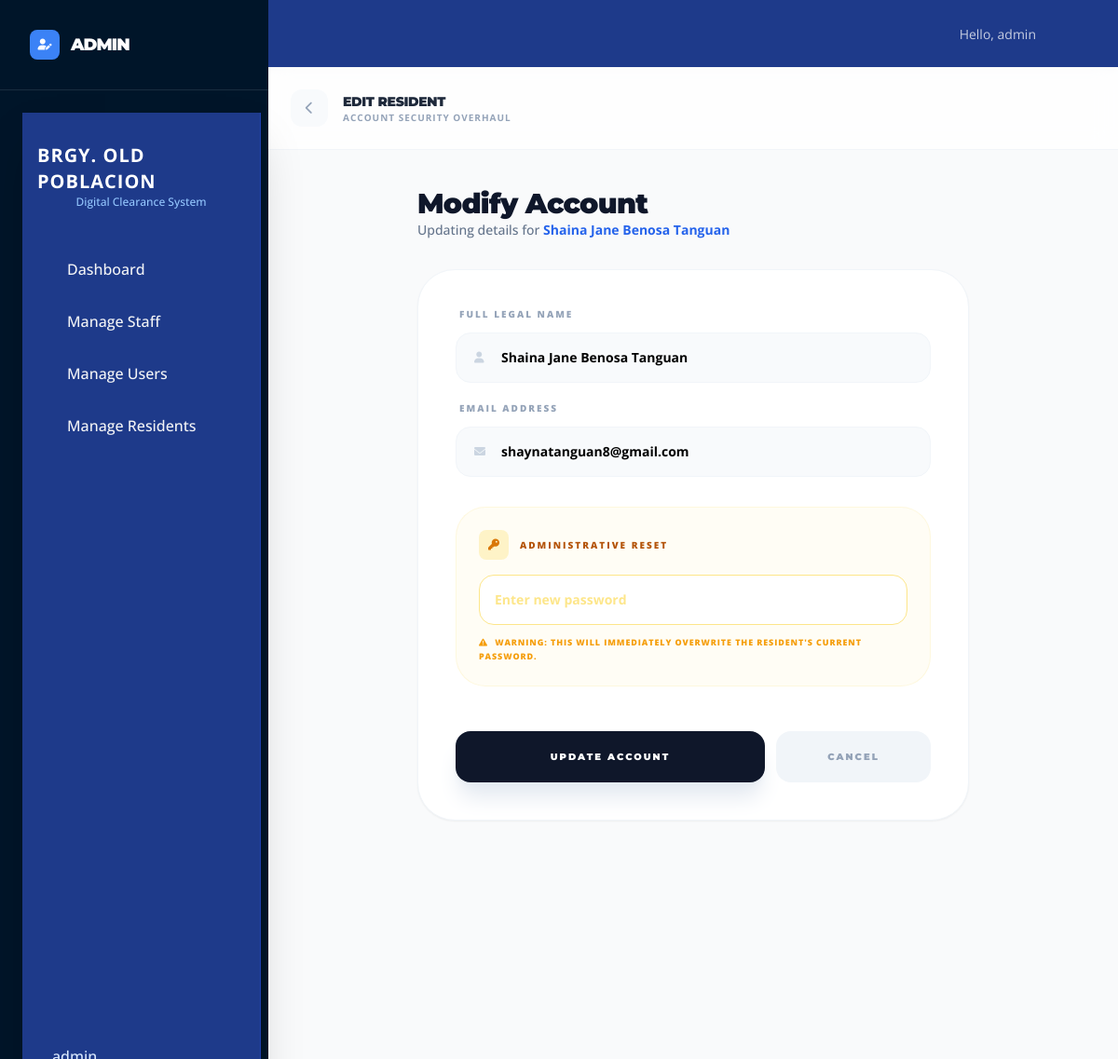
Screenshot of /admin/edit_resident.php?id=1 (signed in) with the database file from the repository.
### tables this page shows
CREATE TABLE `residents` (
  `id` int(11) NOT NULL,
  `full_name` varchar(100) NOT NULL,
  `email` varchar(100) NOT NULL,
  `password` varchar(255) NOT NULL,
  `contact_no` varchar(20) DEFAULT NULL,
  `address` text DEFAULT NULL,
  `created_at` timestamp NOT NULL DEFAULT current_timestamp()
);

### admin/edit_resident.php (the view, shortened to what this page needs)
<?php
require_once('../includes/config.php');
include('../includes/header.php');
$id = isset($_GET['id']) ? intval($_GET['id']) : 0;
$resident_query = $conn->prepare("SELECT * FROM residents WHERE id = ?");
$resident_query->bind_param("i", $id);
$resident_query->execute();
$resident = $resident_query->get_result()->fetch_assoc();
?>
<!DOCTYPE html>
<html lang="en">
<head>
    <script src="https://cdn.tailwindcss.com"></script>
    <link href="https://cdnjs.cloudflare.com/ajax/libs/font-awesome/6.0.0/css/all.min.css" rel="stylesheet">
</head>
<body class="bg-[#F8FAFC] antialiased text-slate-900">
    <aside class="hidden lg:flex flex-col w-72 bg-[#001529] h-screen fixed left-0 top-0 text-white z-50">
        <div class="p-8 border-b border-white/10 flex items-center gap-3">
             <div class="w-8 h-8 bg-blue-500 rounded-lg flex items-center justify-center">
                <i class="fas fa-user-edit text-white text-xs"></i>
             </div>
             <h1 class="heading text-lg font-black tracking-tighter uppercase">ADMIN</h1>
        </div>
        <nav class="flex-1 p-6 space-y-2">
            <?php include('../includes/sidebar.php'); ?>
        </nav>
    </aside>
    <main class="lg:ml-72 min-h-screen flex flex-col pb-24 lg:pb-0">
        <header class="bg-white/80 backdrop-blur-md sticky top-0 z-40 border-b border-slate-100 p-4 md:p-6 flex items-center gap-4">
            <a href="manage_residents.php" class="h-10 w-10 flex items-center justify-center rounded-xl bg-slate-50 text-slate-400 hover:text-slate-900 transition-colors">
                <i class="fas fa-chevron-left text-sm"></i>
            </a>
            <div>
                <h2 class="heading text-sm font-black text-slate-800 uppercase tracking-tight">Edit Resident</h2>
                <p class="text-[10px] text-slate-400 font-bold uppercase tracking-widest">Account Security Overhaul</p>
            </div>
        </header>
        <div class="p-5 md:p-10 max-w-2xl mx-auto w-full">
            <div class="mb-8 text-center md:text-left">
                <h1 class="heading text-2xl md:text-3xl font-black text-slate-900 tracking-tight">Modify Account</h1>
                <p class="text-sm text-slate-500 font-medium">Updating details for <span class="text-blue-600 font-bold"><?php echo htmlspecialchars($resident['full_name']); ?></span></p>
            </div>
            <form action="" method="POST" class="bg-white p-6 md:p-10 rounded-[2.5rem] border border-slate-100 shadow-sm space-y-8">
                <div class="space-y-5">
                    <div>
                        <label class="block text-[10px] font-black uppercase text-slate-400 tracking-[0.2em] mb-3 px-1">Full Legal Name</label>
                        <div class="relative">
                            <i class="fas fa-user absolute left-5 top-1/2 -translate-y-1/2 text-slate-300 text-xs"></i>
                            <input type="text" name="full_name" value="<?php echo htmlspecialchars($resident['full_name']); ?>" required
                                   class="w-full pl-12 pr-5 py-4 bg-slate-50 border border-slate-100 rounded-2xl text-sm font-bold outline-none focus:ring-4 focus:ring-blue-500/5 transition-all">
                        </div>
                    </div>
                    <div>
                        <label class="block text-[10px] font-black uppercase text-slate-400 tracking-[0.2em] mb-3 px-1">Email Address</label>
                        <div class="relative">
                            <i class="fas fa-envelope absolute left-5 top-1/2 -translate-y-1/2 text-slate-300 text-xs"></i>
                            <input type="email" name="email" value="<?php echo htmlspecialchars($resident['email']); ?>" required
                                   class="w-full pl-12 pr-5 py-4 bg-slate-50 border border-slate-100 rounded-2xl text-sm font-bold outline-none focus:ring-4 focus:ring-blue-500/5 transition-all">
                        </div>
                    </div>
                </div>
                <div class="p-6 bg-amber-50/50 rounded-[2rem] border border-amber-100/50">
                    <div class="flex items-center gap-3 mb-4">
                        <div class="w-8 h-8 rounded-lg bg-amber-100 text-amber-600 flex items-center justify-center">
                            <i class="fas fa-key text-xs"></i>
                        </div>
                        <label class="block text-[10px] font-black uppercase text-amber-700 tracking-[0.2em]">Administrative Reset</label>
                    </div>
                    <input type="password" name="password" placeholder="Enter new password"
                           class="w-full p-4 bg-white border border-amber-200 rounded-2xl focus:ring-4 focus:ring-amber-500/10 outline-none text-sm font-bold placeholder:text-amber-200">
                    <p class="text-[9px] text-amber-500 mt-3 font-black uppercase tracking-widest leading-relaxed">
                        <i class="fas fa-exclamation-triangle mr-1"></i> Warning: This will immediately overwrite the resident's current password.
                    </p>
                </div>
                <div class="flex flex-col md:flex-row gap-3 pt-4">
                    <button type="submit" name="update_resident" class="flex-[2] bg-slate-900 text-white py-5 rounded-2xl heading text-[10px] font-black uppercase tracking-[0.2em] shadow-xl shadow-slate-200 active:scale-95 transition-all">
                        Update Account
                    </button>
                    <a href="manage_residents.php" class="flex-1 bg-slate-100 text-slate-400 py-5 rounded-2xl heading text-[10px] font-black uppercase tracking-[0.2em] text-center hover:bg-slate-200 transition-all">
                        Cancel
                    </a>
                </div>
            </form>
        </div>
    </main>
</body>
</html>

### admin/edit_resident.php (style rules this page uses)
body { font-family: 'Open Sans', sans-serif; -webkit-tap-highlight-color: transparent; }
.heading { font-family: 'Montserrat', sans-serif; }

### rows the page displays
residents: full_name "Shaina Jane Benosa Tanguan", email "shaynatanguan8@gmail.com"

### other values shown
$_SESSION['username'] "admin"
